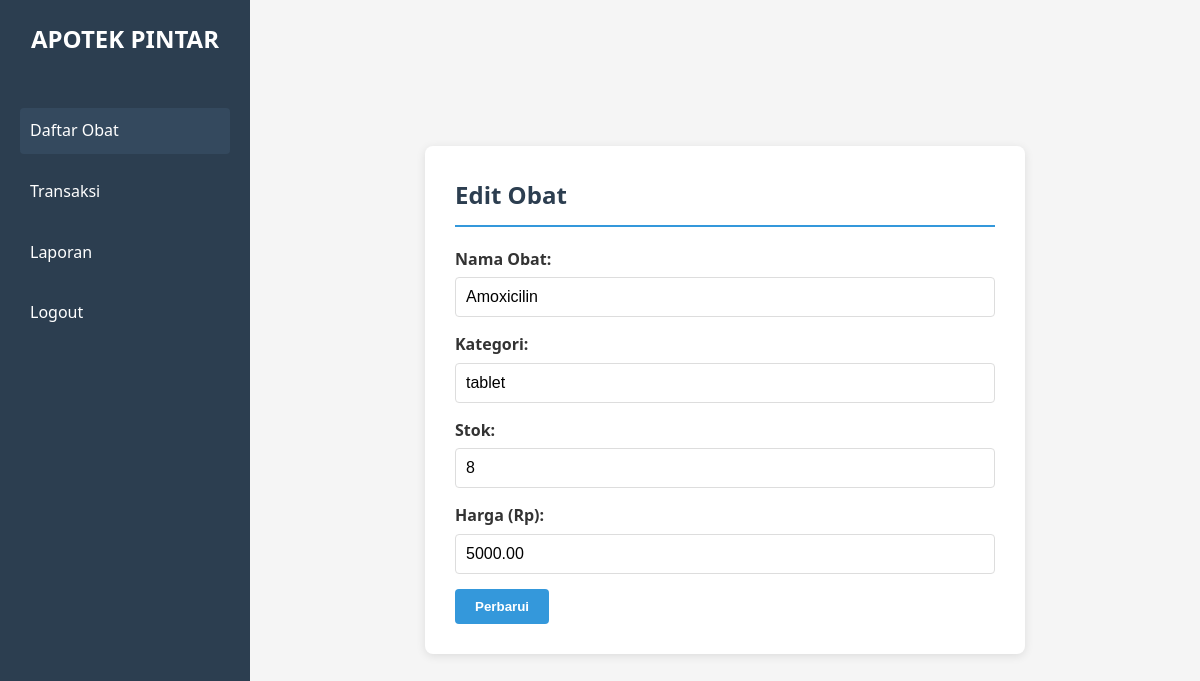
Before: /admin/edit_obat.php?id=1 with the older database file.
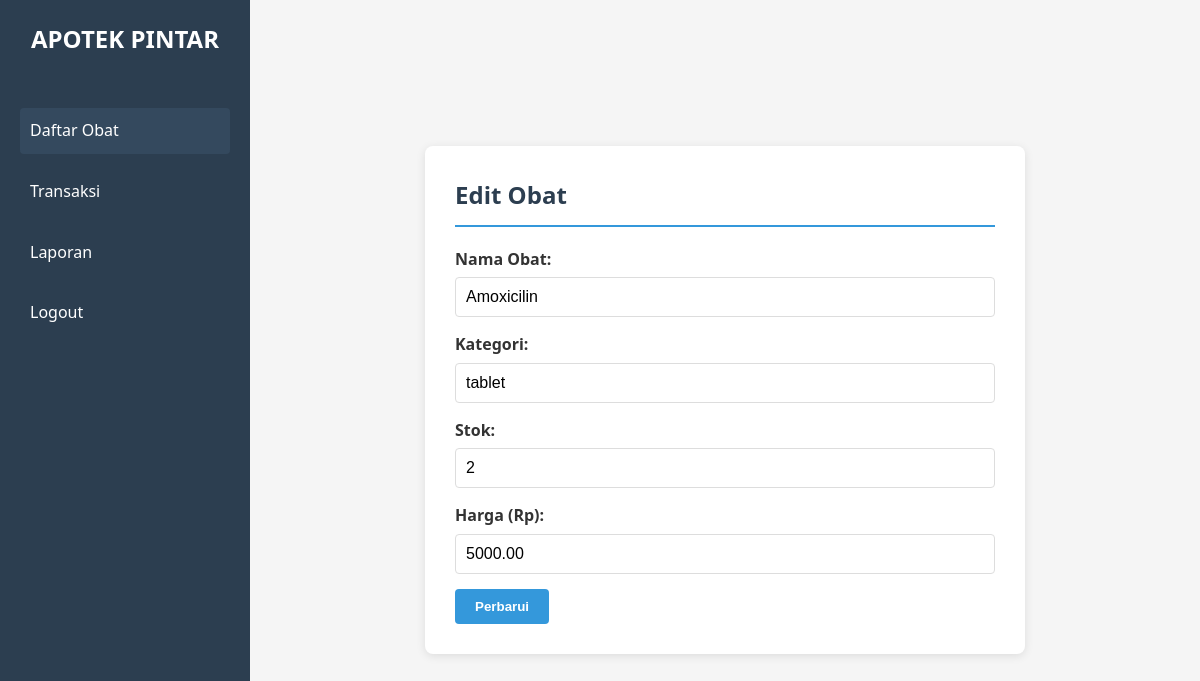
After: the same page with the newer database file.
### tables this page shows
CREATE TABLE `obat` (
  `id_obat` int(11) NOT NULL,
  `nama` varchar(50) NOT NULL,
  `stok` int(11) DEFAULT 0,
  `harga` decimal(10,2) NOT NULL,
  `kategori` varchar(20) NOT NULL
);

### admin/edit_obat.php (the view, shortened to what this page needs)
<?php include '../config.php';
if ($_SERVER['REQUEST_METHOD'] === 'GET' && isset($_GET['id'])) {
    $id_obat = $_GET['id'];
    $result = $conn->query("SELECT * FROM obat WHERE id_obat = $id_obat");
    $obat = $result->fetch_assoc();
}
?>
<!DOCTYPE html>
<html lang="id">
<head>
    <link rel="stylesheet" href="styles.css">
</head>
<body>
    <div class="sidebar">
        <div class="logo">
            <h1>APOTEK PINTAR</h1>
        </div>
        <nav>
            <a href="index.php" class="active">Daftar Obat</a>
            <a href="transaksi.php">Transaksi</a>
            <a href="report.php">Laporan</a>
            <a href="../index.html">Logout</a>
        </nav>
    </div>
    <main class="tambah-obat-main">
        <div class="form-container">
            <h2>Edit Obat</h2>
            <form action="edit_obat.php" method="POST">
                <div class="form-group">
                    <label for="nama">Nama Obat:</label>
                    <input type="text" id="nama" name="nama" value="<?php echo $obat['nama']; ?>" required>
                </div>
                <div class="form-group">
                    <label for="kategori">Kategori:</label>
                    <input type="text" id="kategori" name="kategori" value="<?php echo $obat['kategori']; ?>" required>
                </div>
                <div class="form-group">
                    <label for="stok">Stok:</label>
                    <input type="number" id="stok" name="stok" value="<?php echo $obat['stok']; ?>" min="0" required>
                </div>
                <div class="form-group">
                    <label for="harga">Harga (Rp):</label>
                    <input type="number" id="harga" name="harga" value="<?php echo $obat['harga']; ?>" min="0" step="0.01" required>
                </div>
                <button type="submit" class="btn-submit">Perbarui</button>
            </form>
        </div>
    </main>
</body>
</html>

Changed rows visible on the page:
changed obat "Amoxicilin": stok "8" → "2"
